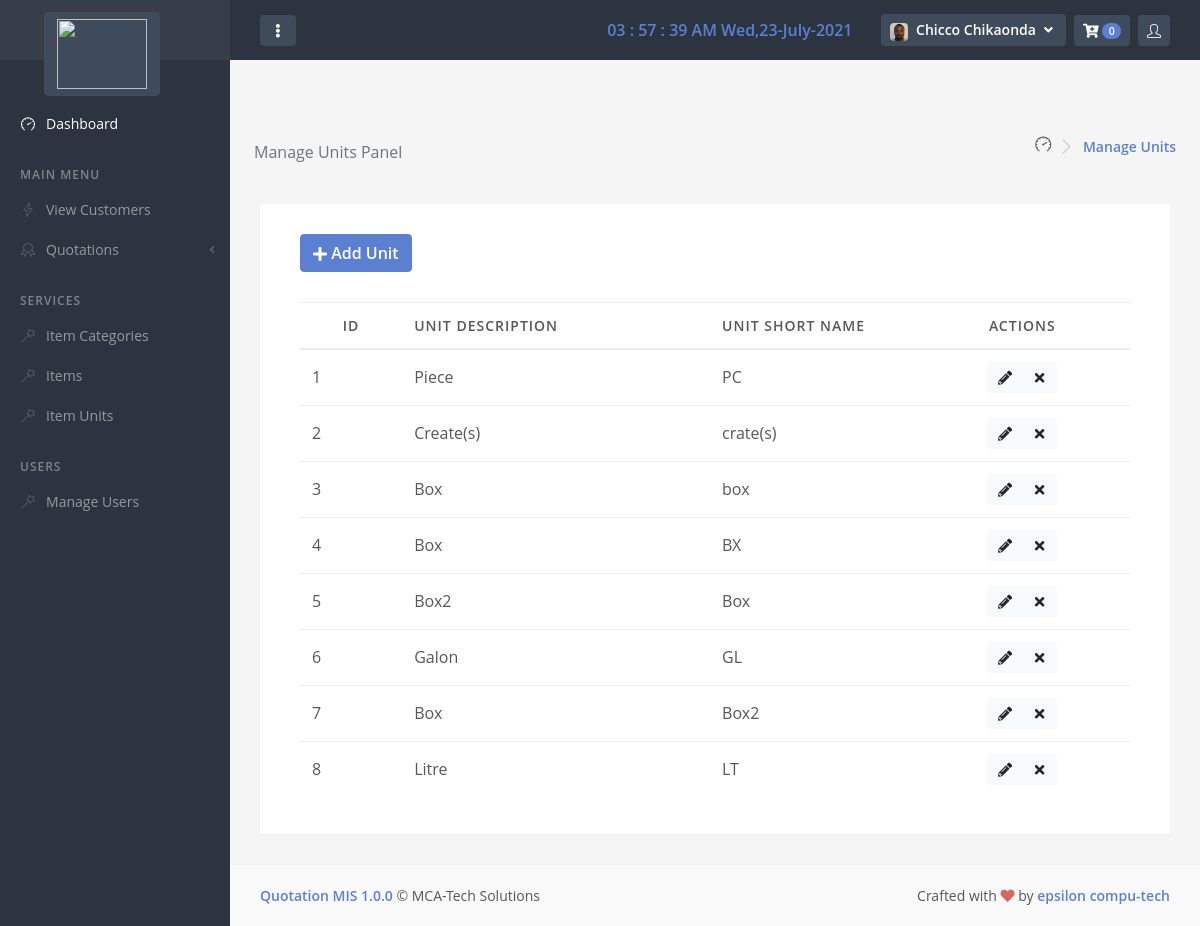
The app's page /units/unit_list/ (signed in) with its own data.
### mainapp/models.py (models this page shows, shortened)
class CustomUser(AbstractBaseUser):
    email = models.EmailField(max_length=255, unique=True)
    full_name = models.CharField(max_length=255, blank = True, null=True)
    roles =(
        ('Admin','Admin'),
        ('User', 'General User')
    )
    user_role = models.CharField(max_length = 15, choices = roles, default = "General User")
    phone_number = models.CharField(max_length=20, blank = True, null=True)
    username = None
    active = models.BooleanField(default=True) #can login
    admin = models.BooleanField(default=False) # Adminstrator
    superuser = models.BooleanField(default=False) #superuser
    staff = models.BooleanField(default=False)
    timestamp = models.DateTimeField(auto_now_add=True)
    image = models.ImageField(default = "avatar0.jpg", null = True, blank = True)
    USERNAME_FIELD = 'email' #loginuser
    REQUIRED_FIELDS = ['full_name','phone_number',]
    objects = UserManager()
    @property
    def is_active(self):
        return self.active
    @property
    def imageURL(self):
        try:
            url = self.image.url
        except:
            url = ''
        return url

class Unit(models.Model):
    unit_short_name = models.CharField(max_length=10)
    unit_description = models.CharField(max_length=100)

### mainapp/views.py (the view)
# urls.py: path('units/unit_list/', views.unit_list, name = 'unit_list'),
@login_required
def unit_list(request):
    units = Unit.objects.all()
    context = {
        'header': 'Manage Units',
        'units': units,
        'config':config,
    }
    return render(request, 'units/unit_list.html', context)

### mainapp/templatetags/cart_template_tags.py (called while the page is built)
@register.filter
def cart_item_count(user):
    if user.is_authenticated:
        qs = Order.objects.filter(user=user, ordered = False)
        if qs.exists():
            return qs[0].items.count()
    return 0

### mainapp/templates/units/unit_list.html (shortened to what this page needs)
{% extends 'base.html' %}
{% block body %}
<div id="page-container">
          <main id="main-container">
              <div class="d-flex flex-column flex-sm-row justify-content-sm-between align-items-sm-center">
                  <h1 class="flex-sm-fill h2 my-2">
                      <small class="d-block d-sm-inline-block mt-2 mt-sm-0 font-size-base font-w400 text-muted ml-4">{{header}} Panel</small>
                  </h1>
                  <nav class="flex-sm-00-auto ml-sm-3" aria-label="breadcrumb">
                      <ol class="breadcrumb breadcrumb-alt">
                          <i class="nav-main-link-icon fa fa-tachometer-alt si si-speedometer"></i>
                          <li class="breadcrumb-item" aria-current="page">
                              <a class="link-fx mr-4" href="">  {{header}}</a>
                          </li>
                      </ol>
                  </nav>
              </div>
              <div class="content">
        <div class="block">
            <div class="block-content">
              <div class="block-header">
                <button class="btn btn-primary show-form" data-url="{% url 'unit_create' %}"> <span class="fa fa-plus fa-1x"></span> Add Unit</button>
              </div>
            <div class="block-content block-content-full">
                <table class="table  table-hover table-vcenter js-dataTable-buttons" id="unit-table">
                  <thead >
                    <tr>
                        <th class="text-center" style="width: 5%;">ID</th>
                        <th class="d-none d-sm-table-cell" style="width: 15%;">Unit Description</th>
                        <th class="d-none d-sm-table-cell" style="width: 10%;">Unit Short Name</th>
                        <th style="width: 10%;" class="text-center">Actions</th>
                    </tr>
                  </thead>
                  <tbody>
                    {% include "units/unit_list_2.html" %}
                  </tbody>
              </table>
        </div>
    </div>
  </div>
{% endblock %}

### mainapp/templates/base.html (shortened to what this page needs)
{% load static %}
{% load cart_template_tags %}
{% load sweetify %}
{% get_media_prefix as MEDIA_URL %}
<!DOCTYPE html>
<html lang="en" dir="ltr">
  <head>
    {% block jsncss %}
    <link rel="stylesheet" href="{% static '/js/plugins/flatpickr/plugins/monthSelect/style.css' %}" type="text/css">
    <link rel="stylesheet" id="css-main" href="{% static '/css/oneui.min.css' %}" type="text/css">
    <link rel="stylesheet" href="{% static '/css/oneui.css' %}" type="text/css">
    <link rel="stylesheet" href="{% static '/js/plugins/datatables/dataTables.bootstrap4.css' %}" type="text/css">
    <link rel="stylesheet" href="{% static '/css/flatpickr.min.css' %}" type="text/css">
    <link rel="stylesheet" href="{% static '/css/dropzone.min.css' %}" type="text/css">
    <link rel="stylesheet" href="{% static '/css/ion.rangeSlider.css' %}" type="text/css">
    <link rel="stylesheet" href="{% static 'js/plugins/select2/css/select2.min.css' %}" type="text/css">
    <link rel="stylesheet" href="{% static '/css/bootstrap-colorpicker.min.css' %}" type="text/css">
    <link rel="stylesheet" href="{% static '/css/bootstrap-datepicker3.min.css' %}" type="text/css">
    <link rel="stylesheet" href="{% static '/js/plugins/magnific-popup/magnific-popup.css' %}" type="text/css">
{% endblock %}
 </head>
  <body class="backgoundc" onload="realtimeClock()">
    {% block content %}
      {% block navigation %}
      <div id="page-container" class="sidebar-o sidebar-dark enable-page-overlay side-scroll page-header-fixed page-header-dark">
        <nav id="sidebar" aria-label="Main Navigation" class="toggled">
            <div class="content-header bg-white-5">
                <a class="font-w600 text-dual" href="{% url 'system_dashboard' %}">
                    <span class="smini-hide">
                        <button type="button" class="btn btn-dual mr-2 mt-5 ml-4 btn-primary" >
                            <img style="width: 90px; height: 70px;" src="{{MEDIA_URL}}{{config.LOGO_IMAGE}}" alt="">
                        </button>
                    </span>
                </a>
            </div>
            <div class="content-side content-side-full mt-4">
                <ul class="nav-main">
                    <a class="nav-main-link active" href="{% url 'system_dashboard' %}">
                        <i class="nav-main-link-icon si si-speedometer"></i>
                        <span class="nav-main-link-name">Dashboard</span>
                    </a>
                    <li class="nav-main-heading">MAIN MENU</li>
                    <a class="nav-main-link" href="{% url 'customer_list' %}">
                        <i class="nav-main-link-icon si si-energy"></i>
                        <span class="nav-main-link-name">View Customers</span>
                    </a>
                    <li class="nav-main-item">
                        <a class="nav-main-link nav-main-link-submenu" data-toggle="submenu" aria-haspopup="true" aria-expanded="false" href="#">
                            <i class="nav-main-link-icon si si-badge"></i>
                            <span class="nav-main-link-name">Quotations</span>
                        </a>
                    </li>
                    <li class="nav-main-heading">SERVICES</li>
                    <li class="nav-main-item">
                        <a class="nav-main-link" href="{% url 'category_list' %}">
                            <i class="nav-main-link-icon si si-magic-wand"></i>
                            <span class="nav-main-link-name">Item Categories</span>
                        </a>
                    </li>
                    <li class="nav-main-item">
                        <a class="nav-main-link" href="{% url 'item_list' %}">
                            <i class="nav-main-link-icon si si-magic-wand"></i>
                            <span class="nav-main-link-name">Items</span>
                        </a>
                    </li>
                    <li class="nav-main-item">
                        <a class="nav-main-link" href="{% url 'unit_list' %}">
                            <i class="nav-main-link-icon si si-magic-wand"></i>
                            <span class="nav-main-link-name">Item Units</span>
                        </a>
                    </li>
                    {% if user.admin == True or user.superuser == True %}
                    <li class="nav-main-heading">Users</li>
                        <li class="nav-main-item">
                            <a class="nav-main-link" href="{% url 'user_list' %}">
                                <i class="nav-main-link-icon si si-magic-wand"></i>
                                <span class="nav-main-link-name">Manage Users</span>
                            </a>
                        </li>
                    {% endif %}
                </ul>
            </div>
        </nav>
        <header id="page-header">
            <div class="content-header">
                <div class="d-flex align-items-center">
                    <button type="button" class="btn btn-sm btn-dual mr-2 d-none d-lg-inline-block" data-toggle="layout" data-action="sidebar_mini_toggle">
                        <i class="fa fa-fw fa-ellipsis-v"></i>
                    </button>
                    <a class="btn mr-2 text-success" style="font-size: larger; font-family: 'Gill Sans', 'Gill Sans MT', Calibri, 'Trebuchet MS', sans-serif; font-weight: 900;">
                    </a>
                </div>
                <div class="d-flex align-items-center">
                    <a class="btn mr-2 text-primary">
                        <div id="real_time"> </div>
                    </a>
                    <div class="dropdown d-inline-block ml-2">
                        <button type="button" class="btn btn-sm btn-dual" id="page-header-user-dropdown" data-toggle="dropdown" aria-haspopup="true" aria-expanded="false">
                            {% if user.imageURL %}
                            <img class="rounded" src="{{user.imageURL}}" style="width: 18px;" id="rounded">
                            {% else %}
                            <img class="rounded" src="{%static 'images/avatar0.jpg' %}" style="width:18px;" id="rounded2">
                            {% endif %}
                            <span class="d-none d-sm-inline-block ml-1">{{user.full_name}}</span>
                            <i class="fa fa-fw fa-angle-down d-none d-sm-inline-block"></i>
                        </button>
                    </div>
                    {% include "quote_items_count.html" %}
                    {% include "logged_in_users.html" %}
                </div>
            </div>
        </header>
        <main id="main-container">
        {% block body %}
        {% endblock %}
        </main>
        <footer id="page-footer" class="bg-body-light">
            <div class="content py-3">
                <div class="row font-size-sm">
                    <div class="col-sm-6 order-sm-2 py-1 text-center text-sm-right">
                        Crafted with <i class="fa fa-heart text-danger"></i> by <a class="font-w600" href="#" target="_blank">epsilon compu-tech</a>
                    </div>
                    <div class="col-sm-6 order-sm-1 py-1 text-center text-sm-left">
                        <a class="font-w600" href="#" target="_blank">Quotation MIS 1.0.0</a> &copy; MCA-Tech Solutions
                    </div>
                </div>
            </div>
        </footer>
    </div>
    {% endblock %}
    {% endblock %}
  </body>
</html>

### mainapp/templates/quote_items_count.html (shortened to what this page needs)
{% load cart_template_tags %}
<div class="dropdown d-inline-block ml-2">
    <button type="button" class="btn btn-sm btn-dual" id="page-header-notifications-dropdown" data-toggle="dropdown" aria-haspopup="true" aria-expanded="false">
        <i class="fa fa-cart-plus"></i>
        <span class="badge badge-primary badge-pill">{{request.user|cart_item_count}}</span>
    </button>
</div>

### mainapp/templates/units/unit_list_2.html (shortened to what this page needs)
{% for unit in units %}
    <td>{{ forloop.counter }}</td>
    <td>{{ unit.unit_description }}</td>
    <td>{{ unit.unit_short_name }}</td>
    <td class="text-center">
        <div class="btn-group">
            <button type="button" class="btn btn-sm btn-light show-form-update" data-url="{% url 'unit_update' unit.id %}" data-toggle="tooltip" title="Edit {{ unit.unit_short_name }} ">
                <a class="fa fa-fw fa-pencil-alt"></a>
            </button>
            <button type="button"  class="btn btn-sm btn-light show-form-delete" data-url="{% url 'unit_delete' unit.id %}" data-toggle="tooltip" title="Delete {{ unit.unit_short_name }}">
                <a class="fa fa-fw fa-times"> </a>
            </button>
        </div>
    </td>
{% endfor %}

### records on screen
CustomUser: imageURL (picture), full_name "Chicco Chikaonda", user|cart_item_count "0"
Unit: unit_description "Piece", unit_short_name "PC"
Unit: unit_description "Create(s)", unit_short_name "crate(s)"
Unit: unit_description "Box", unit_short_name "box"
Unit: unit_description "Box", unit_short_name "BX"
Unit: unit_description "Box2", unit_short_name "Box"
Unit: unit_description "Galon", unit_short_name "GL"
Unit: unit_description "Box", unit_short_name "Box2"
Unit: unit_description "Litre", unit_short_name "LT"

### other values on screen
{{ header }} "Manage Units"
